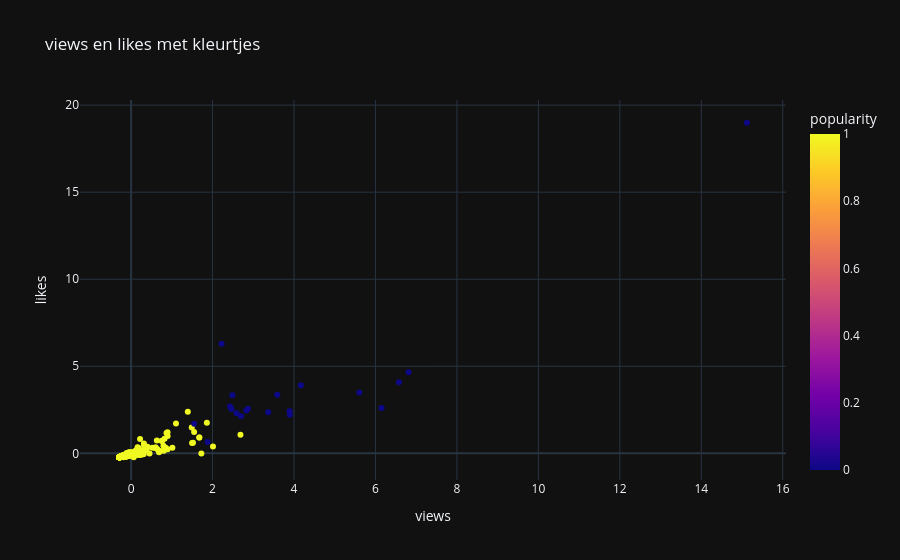

Here is the notebook cell this chart was saved with:
### Markdown cell above
## in de scatterplot is te zien dat dit rampzalig slecht werkt. Ik denk dat dit komt omdat het uploaddatum mee rekent. Daarom ga ik het proberen zonder uploaddatum mee te rekenen.

### Code cell
columns_list = [
    "views", 
    "likes", 
    "comment_count",
    "title_length",
    "engagement_rate",
    "views_over_time",
    "num_tags"
]
df["popularity"] = kmeans.fit_predict(df[columns_list])
fig = px.scatter(df, x='views', y='likes', color='popularity',
                 title='views en likes met kleurtjes')
fig.show()

### Figure 1 — Plotly figure (JSON) as saved in the notebook; plotly's stock layout.template omitted (floating-point values rounded to 4 significant figures; data arrays with more than 128 entries replaced by an {"elided": "..."} marker saying what was removed)
{"data": [{"hovertemplate": "views=%{x}<br>likes=%{y}<br>popularity=%{marker.color}<extra></extra>", "legendgroup": "", "marker": {"color": {"elided": "600 int values"}, "coloraxis": "coloraxis", "symbol": "circle"}, "mode": "markers", "name": "", "orientation": "v", "showlegend": false, "x": {"elided": "600 float values"}, "xaxis": "x", "y": {"elided": "600 float values"}, "yaxis": "y", "type": "scatter"}], "layout": {"xaxis": {"anchor": "y", "domain": [0.0, 1.0], "title": {"text": "views"}}, "yaxis": {"anchor": "x", "domain": [0.0, 1.0], "title": {"text": "likes"}}, "coloraxis": {"colorbar": {"title": {"text": "popularity"}}, "colorscale": [[0.0, "#0d0887"], [0.1111, "#46039f"], [0.2222, "#7201a8"], [0.3333, "#9c179e"], [0.4444, "#bd3786"], [0.5556, "#d8576b"], [0.6667, "#ed7953"], [0.7778, "#fb9f3a"], [0.8889, "#fdca26"], [1.0, "#f0f921"]]}, "legend": {"tracegroupgap": 0}, "title": {"text": "views en likes met kleurtjes"}}}
